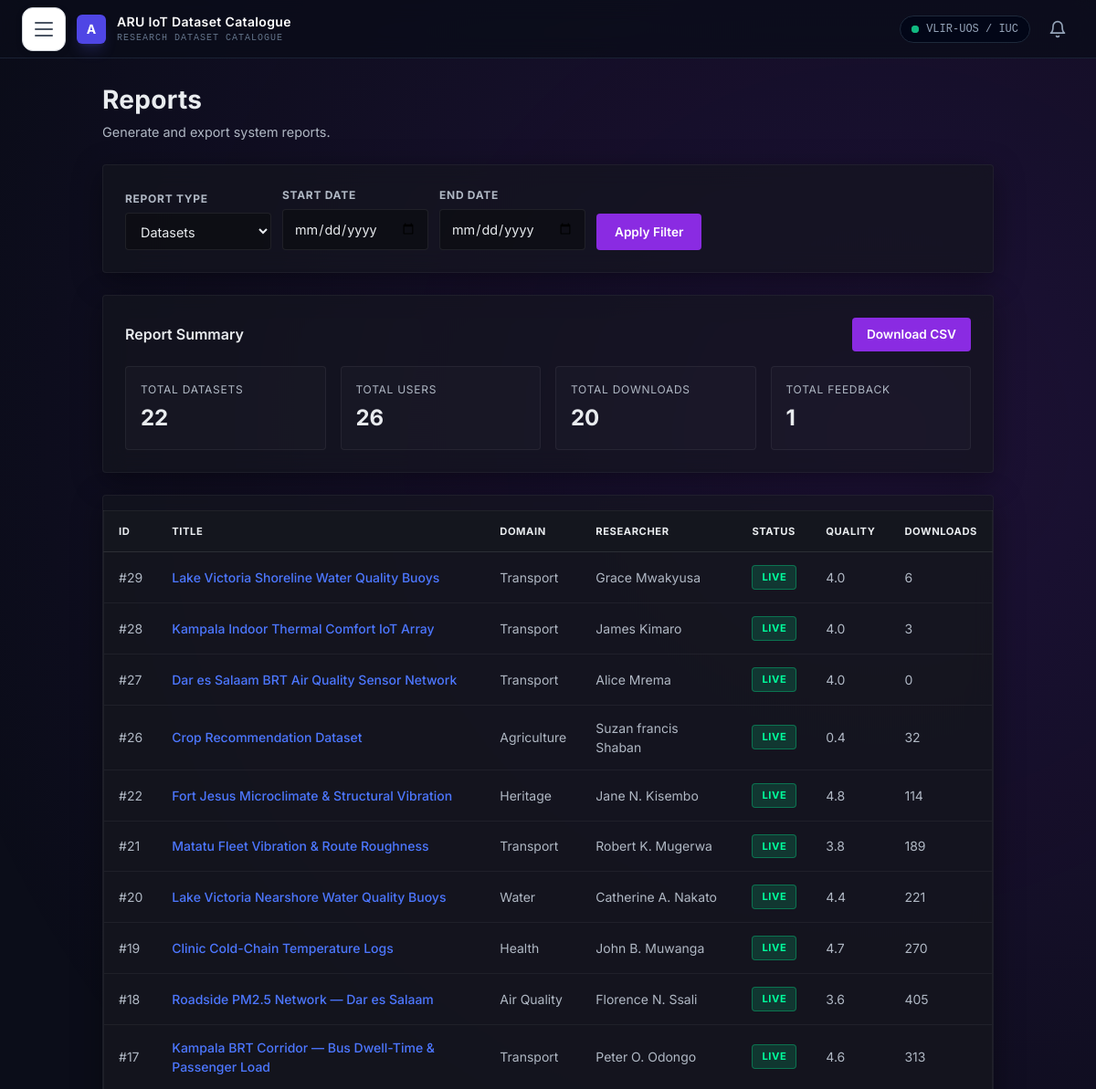
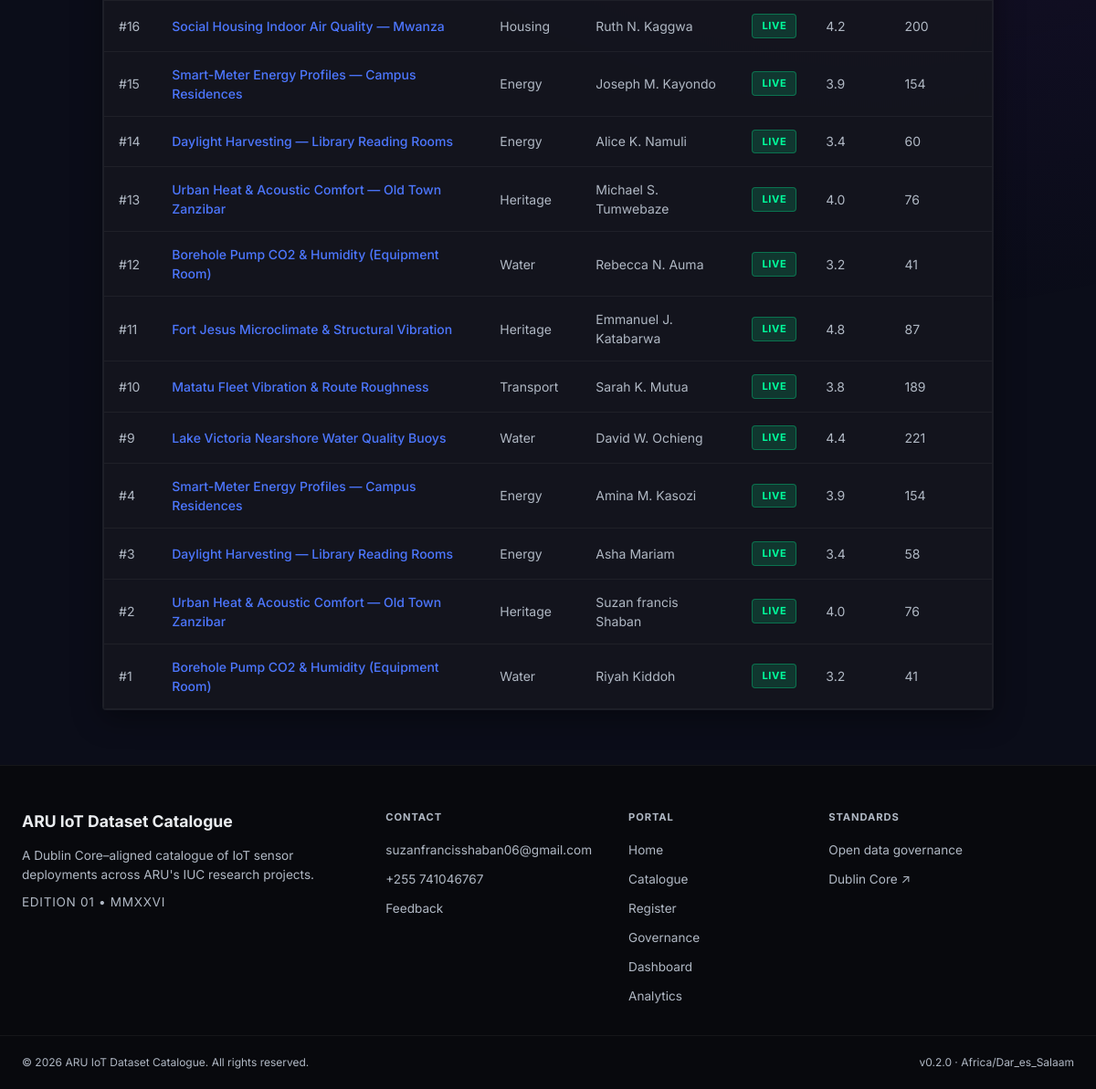
Screenshot of /portal-admin/reports/ (signed in) with the database file from the repository (2 pictures, top to bottom).
### catalogue/models.py (models this page shows, shortened)
class Dataset(models.Model):
    STATUS_CHOICES = [
        ('draft', 'Draft'),
        ('pending', 'Pending Review'),
        ('live', 'Live'),
    ]
    SENSOR_TYPE_CHOICES = [
        ('Temperature', 'Temperature'),
        ('Humidity', 'Humidity'),
        ('Air Quality', 'Air Quality'),
        ('Water Quality', 'Water Quality'),
        ('Energy', 'Energy'),
        ('Motion', 'Motion'),
        ('Sound', 'Sound'),
        ('Light', 'Light'),
        ('Other', 'Other'),
    ]
    OUTPUT_FORMAT_CHOICES = [
        ('CSV', 'CSV'),
        ('JSON', 'JSON'),
        ('Parquet', 'Parquet'),
        ('XML', 'XML'),
        ('Other', 'Other'),
    ]
    LICENSE_CHOICES = [
        ('CC BY 4.0', 'CC BY 4.0'),
        ('CC0', 'CC0'),
        ('CC BY-SA 4.0', 'CC BY-SA 4.0'),
        ('MIT', 'MIT'),
        ('Other', 'Other'),
    ]
    title = models.CharField(max_length=255, blank=True)
    description = models.TextField(blank=True)
    researcher = models.ForeignKey(User, on_delete=models.CASCADE, related_name='datasets')
    lead_researcher = models.CharField(max_length=255, blank=True, help_text='Name to display as the lead researcher for this dataset.')
    domain = models.ForeignKey(Domain, on_delete=models.PROTECT, related_name='datasets')
    sensor_type = models.CharField(max_length=100, choices=SENSOR_TYPE_CHOICES, blank=True)
    iuc_project_code = models.CharField(max_length=100, blank=True)
    output_format = models.CharField(max_length=20, choices=OUTPUT_FORMAT_CHOICES, default='CSV')
    location = models.CharField(max_length=255, blank=True)
    update_frequency = models.CharField(max_length=50, blank=True)
    start_date = models.DateField(null=True, blank=True)
    end_date = models.DateField(null=True, blank=True)
    units_of_measurement = models.CharField(max_length=100, blank=True)
    quality_score = models.DecimalField(
        max_digits=3,
        decimal_places=2,
        default=0.00,
        validators=[MinValueValidator(0), MaxValueValidator(5)]
    )
    license = models.CharField(max_length=100, choices=LICENSE_CHOICES, default='CC BY 4.0')
    download_link = models.URLField(null=True, blank=True)
    department = models.CharField(max_length=100, blank=True)
    data_file = models.FileField(upload_to='datasets/', blank=True, null=True)
    doi = models.CharField(max_length=100, blank=True, null=True)
    status = models.CharField(max_length=10, choices=STATUS_CHOICES, default='draft')
    download_count = models.PositiveIntegerField(default=0)
    created_at = models.DateTimeField(auto_now_add=True)
    class Meta:
        ordering = ['-created_at']

class Domain(models.Model):
    name = models.CharField(max_length=100, unique=True)
    slug = models.SlugField(max_length=100, unique=True)
    description = models.TextField(blank=True)
    is_active = models.BooleanField(default=True)
    class Meta:
        ordering = ['name']

class SystemSetting(models.Model):
    SETTING_TYPE_CHOICES = [
        ('text', 'Text'),
        ('number', 'Number'),
        ('boolean', 'Boolean'),
        ('email', 'Email'),
        ('url', 'URL'),
        ('choice', 'Choice'),
        ('file', 'File'),
    ]
    key = models.CharField(max_length=100, unique=True)
    value = models.TextField(blank=True)
    setting_type = models.CharField(max_length=20, choices=SETTING_TYPE_CHOICES, default='text')
    category = models.CharField(max_length=50, blank=True)
    description = models.TextField(blank=True)
    is_required = models.BooleanField(default=False)
    updated_at = models.DateTimeField(auto_now=True)
    class Meta:
        ordering = ['category', 'key']

### catalogue/views.py (the view)
    def wrapper(request, *args, **kwargs):
        if not request.user.is_authenticated:
            return redirect('login')
        if not (request.user.is_staff or request.user.is_superuser or getattr(request.user, 'role', None) == 'Admin'):
            return render(request, '403.html', status=403)
        return view_func(request, *args, **kwargs)

### catalogue/templates/admin_reports.html (shortened to what this page needs)
{% extends 'base.html' %}
{% block content %}
<div style="margin-top:24px; margin-bottom:40px; max-width:1200px; margin-left:auto; margin-right:auto;">
    <div style="margin-bottom:24px; display:flex; justify-content:space-between; align-items:flex-start; flex-wrap:wrap; gap:12px;">
        <div>
            <h1 style="font-size:1.75rem; font-weight:700; letter-spacing:0.01em;">Reports</h1>
            <p style="font-size:0.9rem; color:var(--text-secondary); margin-top:4px;">Generate and export system reports.</p>
        </div>
    </div>
    <div class="glass-panel" style="padding:24px; margin-bottom:24px;">
        <form method="get" style="display:flex; gap:12px; flex-wrap:wrap; align-items:flex-end;">
            <div style="min-width:160px;">
                <label style="font-size:0.75rem; font-weight:700; text-transform:uppercase; letter-spacing:0.06em; color:var(--text-secondary); display:block; margin-bottom:6px;">Report Type</label>
                <select name="type" style="width:100%; padding:10px 12px; background:rgba(11,12,16,0.6); border:1px solid rgba(255,255,255,0.08); border-radius:var(--radius); color:var(--text-primary); font-family:var(--font-sans); font-size:0.9rem; outline:none;">
                    <option value="datasets" {% if report_type == 'datasets' %}selected{% endif %}>Datasets</option>
                </select>
            </div>
            <div style="min-width:160px;">
                <label style="font-size:0.75rem; font-weight:700; text-transform:uppercase; letter-spacing:0.06em; color:var(--text-secondary); display:block; margin-bottom:6px;">Start Date</label>
                <input type="date" name="start_date" value="{{ start_date }}" style="width:100%; padding:10px 12px; background:rgba(11,12,16,0.6); border:1px solid rgba(255,255,255,0.08); border-radius:var(--radius); color:var(--text-primary); font-family:var(--font-sans); font-size:0.9rem; outline:none;">
            </div>
            <div style="min-width:160px;">
                <label style="font-size:0.75rem; font-weight:700; text-transform:uppercase; letter-spacing:0.06em; color:var(--text-secondary); display:block; margin-bottom:6px;">End Date</label>
                <input type="date" name="end_date" value="{{ end_date }}" style="width:100%; padding:10px 12px; background:rgba(11,12,16,0.6); border:1px solid rgba(255,255,255,0.08); border-radius:var(--radius); color:var(--text-primary); font-family:var(--font-sans); font-size:0.9rem; outline:none;">
            </div>
            <button type="submit" class="btn btn-primary" style="padding:10px 20px; font-size:0.85rem;">Apply Filter</button>
        </form>
    </div>
    <div class="glass-panel" style="padding:24px; margin-bottom:24px;">
        <div style="display:flex; justify-content:space-between; align-items:center; margin-bottom:16px;">
            <h3 style="font-size:1rem; font-weight:600; color:var(--text-primary);">Report Summary</h3>
            <a href="?type={{ report_type }}&start_date={{ start_date }}&end_date={{ end_date }}&export=csv" class="btn btn-primary" style="padding:8px 16px; font-size:0.85rem;">Download CSV</a>
        </div>
        <div style="display:grid; grid-template-columns: repeat(auto-fit, minmax(200px, 1fr)); gap:16px;">
            <div style="padding:16px; background:rgba(255,255,255,0.02); border:1px solid rgba(255,255,255,0.06); border-radius:var(--radius);">
                <div style="font-size:0.75rem; color:var(--text-secondary); text-transform:uppercase; letter-spacing:0.06em;">Total Datasets</div>
                <div style="font-size:1.5rem; font-weight:700; color:var(--text-primary); margin-top:4px;">{{ total_datasets }}</div>
            </div>
            <div style="padding:16px; background:rgba(255,255,255,0.02); border:1px solid rgba(255,255,255,0.06); border-radius:var(--radius);">
                <div style="font-size:0.75rem; color:var(--text-secondary); text-transform:uppercase; letter-spacing:0.06em;">Total Users</div>
                <div style="font-size:1.5rem; font-weight:700; color:var(--text-primary); margin-top:4px;">{{ total_users }}</div>
            </div>
            <div style="padding:16px; background:rgba(255,255,255,0.02); border:1px solid rgba(255,255,255,0.06); border-radius:var(--radius);">
                <div style="font-size:0.75rem; color:var(--text-secondary); text-transform:uppercase; letter-spacing:0.06em;">Total Downloads</div>
                <div style="font-size:1.5rem; font-weight:700; color:var(--text-primary); margin-top:4px;">{{ total_downloads }}</div>
            </div>
            <div style="padding:16px; background:rgba(255,255,255,0.02); border:1px solid rgba(255,255,255,0.06); border-radius:var(--radius);">
                <div style="font-size:0.75rem; color:var(--text-secondary); text-transform:uppercase; letter-spacing:0.06em;">Total Feedback</div>
                <div style="font-size:1.5rem; font-weight:700; color:var(--text-primary); margin-top:4px;">{{ total_feedback }}</div>
            </div>
        </div>
    </div>
    {% if report_type == 'datasets' and datasets %}
    <div class="glass-panel" style="padding:0; overflow:hidden;">
        <div style="overflow-x:auto;">
            <table class="cyber-data-table">
                <thead>
                    <tr>
                        <th>ID</th>
                        <th>Title</th>
                        <th>Domain</th>
                        <th>Researcher</th>
                        <th>Status</th>
                        <th>Quality</th>
                        <th>Downloads</th>
                    </tr>
                </thead>
                <tbody>
                    {% for ds in datasets %}
                    <tr class="log-row">
                        <td>#{{ ds.id }}</td>
                        <td><a href="{% url 'dataset_detail' ds.id %}" style="color:var(--accent-indigo); text-decoration:none; font-weight:500;">{{ ds.title|default:"Untitled" }}</a></td>
                        <td>{{ ds.domain.name }}</td>
                        <td>{{ ds.researcher.get_full_name|default:ds.researcher.username }}</td>
                        <td>
                            {% if ds.status == 'live' %}
                            <span class="type-tag" style="background:rgba(0,255,157,0.15); color:var(--accent-mint); border:1px solid rgba(0,255,157,0.3);">Live</span>
                            {% elif ds.status == 'pending' %}
                            <span class="type-tag" style="background:rgba(255,193,7,0.15); color:var(--accent-gold); border:1px solid rgba(255,193,7,0.3);">Pending</span>
                            {% else %}
                            <span class="type-tag" style="background:rgba(148,163,184,0.15); color:var(--text-secondary); border:1px solid rgba(148,163,184,0.3);">Draft</span>
                            {% endif %}
                        </td>
                        <td>{{ ds.quality_score|floatformat:1 }}</td>
                        <td>{{ ds.download_count }}</td>
                    </tr>
                    {% endfor %}
                </tbody>
            </table>
        </div>
    </div>
    {% else %}
    <div class="glass-panel" style="padding:40px; text-align:center;">
        <p style="font-size:0.9rem; color:var(--text-secondary);">No records found for the selected criteria.</p>
    </div>
    {% endif %}
</div>
{% endblock %}

### catalogue/templates/base.html (shortened to what this page needs)
{% load static socialaccount i18n humanize %}
<!DOCTYPE html>
<html lang="en" data-theme="{{ current_theme }}">
<head>
    <script src="https://cdn.tailwindcss.com"></script>
    <link rel="stylesheet" href="{% static 'css/style.css' %}?v=20260718">
    <link rel="stylesheet" href="{% static 'css/theme.css' %}?v=20260718">
</head>
<body class="bg-midnight-950 text-slate-300 font-sans antialiased">
    <nav class="flex justify-between items-center h-16 px-6 bg-midnight-950/80 backdrop-blur-md border-b border-slate-800/80 sticky top-0 z-50">
        <div class="flex items-center gap-3">
            <button id="hamburger-btn" aria-label="Toggle Navigation" class="hamburger-btn">
                <span class="hamburger-line"></span>
                <span class="hamburger-line"></span>
                <span class="hamburger-line"></span>
            </button>
            <div class="w-8 h-8 bg-indigo-600 rounded-md flex items-center justify-center text-white font-bold text-sm shadow-lg shadow-indigo-500/20">A</div>
            <div>
                <div class="text-white font-semibold text-sm tracking-wide">ARU IoT Dataset Catalogue</div>
                <div class="text-[10px] text-slate-500 font-mono tracking-widest uppercase">Research Dataset Catalogue</div>
            </div>
        </div>
        <div class="flex items-center gap-3">
            <span class="text-xs text-slate-400 font-mono bg-slate-950 px-3 py-1.5 rounded-full border border-slate-800 flex items-center gap-2">
                <span class="relative flex h-2 w-2">
                    <span class="relative inline-flex rounded-full h-2 w-2 bg-emerald-500"></span>
                </span>
                VLIR-UOS / IUC
            </span>
            {% if user.is_authenticated %}
            <div class="relative">
                <button id="notification-bell-btn" aria-label="Notifications" class="relative p-2 text-slate-400 hover:text-white transition-colors">
                    <svg width="20" height="20" viewBox="0 0 24 24" fill="none" stroke="currentColor" stroke-width="2" stroke-linecap="round" stroke-linejoin="round">
                        <path d="M6 8a6 6 0 0 1 12 0c0 7 3 9 3 9H3s3-2 3-9"></path>
                        <path d="M10.3 21a1.94 1.94 0 0 0 3.4 0"></path>
                    </svg>
                </button>
            </div>
            {% endif %}
        </div>
    </nav>
    <div class="container">
        {% block content %}
        {% endblock %}
    </div>
    <footer class="site-footer">
        <div class="footer-container">
            <div class="footer-col">
                <div class="footer-brand">{{ general_settings.portal_name|default:'ARU IoT Dataset Catalogue' }}</div>
                <p class="footer-desc">A Dublin Core–aligned catalogue of IoT sensor deployments across {{ general_settings.institution_name|default:"ARU" }}'s IUC research projects.</p>
                <p class="footer-edition">EDITION 01 • MMXXVI</p>
            </div>
            <div class="footer-col">
                <h4 class="footer-heading">{% trans 'Contact' %}</h4>
                <ul>
                    {% if general_settings.contact_email %}
                    <li><a href="mailto:{{ general_settings.contact_email }}">{{ general_settings.contact_email }}</a></li>
                    {% endif %}
                    {% if general_settings.contact_phone %}
                    <li><a href="tel:{{ general_settings.contact_phone }}">{{ general_settings.contact_phone }}</a></li>
                    {% endif %}
                    <li><a href="{% url 'feedback' %}">{% trans 'Feedback' %}</a></li>
                </ul>
            </div>
            <div class="footer-col">
                <h4 class="footer-heading">{% trans 'Portal' %}</h4>
                <ul>
                    <li><a href="{% url 'home' %}">{% trans 'Home' %}</a></li>
                    <li><a href="{% url 'browse_catalogue' %}">{% trans 'Catalogue' %}</a></li>
                    <li><a href="{% url 'register_dataset' %}">{% trans 'Register' %}</a></li>
                    <li><a href="{% url 'governance_policy' %}">{% trans 'Governance' %}</a></li>
                    {% if user.is_authenticated %}
                        {% if user.is_staff or user.is_superuser or user.role == 'Admin' %}
                        <li><a href="{% url 'admin_dashboard' %}">{% trans 'Dashboard' %}</a></li>
                        <li><a href="{% url 'admin_analytics_dashboard' %}">{% trans 'Analytics' %}</a></li>
                        {% endif %}
                    {% endif %}
                </ul>
            </div>
            <div class="footer-col">
                <h4 class="footer-heading">{% trans 'Standards' %}</h4>
                <ul>
                <li><a href="{% url 'governance_policy' %}">Open data governance</a></li>
                <li><a href="https://dublincore.org" target="_blank" rel="noopener">Dublin Core ↗</a></li>
                </ul>
            </div>
        </div>
        <div class="footer-bottom">
            <span>© 2026 {{ general_settings.institution_name|default:'ARU' }} IoT Dataset Catalogue. All rights reserved.</span>
            <span>v0.2.0 · {{ general_settings.time_zone|default:'Africa/Dar_es_Salaam' }}</span>
        </div>
    </footer>
</body>
</html>

### rows the page displays
Dataset: id "29", title "Lake Victoria Shoreline Water Quality Buoys", domain.name "Transport", researcher.get_full_name "Grace Mwakyusa", status "LIVE", quality_score "4.0", download_count "6"
Dataset: id "28", title "Kampala Indoor Thermal Comfort IoT Array", domain.name "Transport", researcher.get_full_name "James Kimaro", status "LIVE", quality_score "4.0", download_count "3"
Dataset: id "27", title "Dar es Salaam BRT Air Quality Sensor Network", domain.name "Transport", researcher.get_full_name "Alice Mrema", status "LIVE", quality_score "4.0", download_count "0"
Dataset: id "26", title "Crop Recommendation Dataset", domain.name "Agriculture", researcher.get_full_name "Suzan francis Shaban", status "LIVE", quality_score "0.4", download_count "32"
Dataset: id "22", title "Fort Jesus Microclimate & Structural Vibration", domain.name "Heritage", researcher.get_full_name "Jane N. Kisembo", status "LIVE", quality_score "4.8", download_count "114"
Dataset: id "21", title "Matatu Fleet Vibration & Route Roughness", domain.name "Transport", researcher.get_full_name "Robert K. Mugerwa", status "LIVE", quality_score "3.8", download_count "189"
Dataset: id "20", title "Lake Victoria Nearshore Water Quality Buoys", domain.name "Water", researcher.get_full_name "Catherine A. Nakato", status "LIVE", quality_score "4.4", download_count "221"
Dataset: id "19", title "Clinic Cold-Chain Temperature Logs", domain.name "Health", researcher.get_full_name "John B. Muwanga", status "LIVE", quality_score "4.7", download_count "270"
Dataset: id "18", title "Roadside PM2.5 Network — Dar es Salaam", domain.name "Air Quality", researcher.get_full_name "Florence N. Ssali", status "LIVE", quality_score "3.6", download_count "405"
Dataset: id "17", title "Kampala BRT Corridor — Bus Dwell-Time & Passenger Load", domain.name "Transport", researcher.get_full_name "Peter O. Odongo", status "LIVE", quality_score "4.6", download_count "313"
Dataset: id "16", title "Social Housing Indoor Air Quality — Mwanza", domain.name "Housing", researcher.get_full_name "Ruth N. Kaggwa", status "LIVE", quality_score "4.2", download_count "200"
Dataset: id "15", title "Smart-Meter Energy Profiles — Campus Residences", domain.name "Energy", researcher.get_full_name "Joseph M. Kayondo", status "LIVE", quality_score "3.9", download_count "154"
Dataset: id "14", title "Daylight Harvesting — Library Reading Rooms", domain.name "Energy", researcher.get_full_name "Alice K. Namuli", status "LIVE", quality_score "3.4", download_count "60"
Dataset: id "13", title "Urban Heat & Acoustic Comfort — Old Town Zanzibar", domain.name "Heritage", researcher.get_full_name "Michael S. Tumwebaze", status "LIVE", quality_score "4.0", download_count "76"
Dataset: id "12", title "Borehole Pump CO2 & Humidity (Equipment Room)", domain.name "Water", researcher.get_full_name "Rebecca N. Auma", status "LIVE", quality_score "3.2", download_count "41"
Dataset: id "11", title "Fort Jesus Microclimate & Structural Vibration", domain.name "Heritage", researcher.get_full_name "Emmanuel J. Katabarwa", status "LIVE", quality_score "4.8", download_count "87"
Dataset: id "10", title "Matatu Fleet Vibration & Route Roughness", domain.name "Transport", researcher.get_full_name "Sarah K. Mutua", status "LIVE", quality_score "3.8", download_count "189"
Dataset: id "9", title "Lake Victoria Nearshore Water Quality Buoys", domain.name "Water", researcher.get_full_name "David W. Ochieng", status "LIVE", quality_score "4.4", download_count "221"
Dataset: id "4", title "Smart-Meter Energy Profiles — Campus Residences", domain.name "Energy", researcher.get_full_name "Amina M. Kasozi", status "LIVE", quality_score "3.9", download_count "154"
Dataset: id "3", title "Daylight Harvesting — Library Reading Rooms", domain.name "Energy", researcher.get_full_name "Asha Mariam", status "LIVE", quality_score "3.4", download_count "58"
Dataset: id "2", title "Urban Heat & Acoustic Comfort — Old Town Zanzibar", domain.name "Heritage", researcher.get_full_name "Suzan francis Shaban", status "LIVE", quality_score "4.0", download_count "76"
Dataset: id "1", title "Borehole Pump CO2 & Humidity (Equipment Room)", domain.name "Water", researcher.get_full_name "Riyah Kiddoh", status "LIVE", quality_score "3.2", download_count "41"
SystemSetting: portal_name "ARU IoT Dataset Catalogue"
SystemSetting: institution_name "ARU"
SystemSetting: contact_email "suzanfrancisshaban06@gmail.com"
SystemSetting: contact_phone "+255 741046767"
SystemSetting: time_zone "Africa/Dar_es_Salaam"

### other values shown
{{ total_datasets }} "22"
{{ total_users }} "26"
{{ total_downloads }} "20"
{{ total_feedback }} "1"
